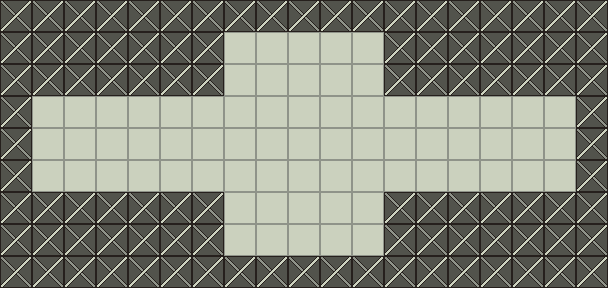

This game map was drawn from its Tiled (.tmx) file and the tilesets committed beside it. A one-line description and the full map source follow:
An orthogonal 19x9 tile map with 32x32 px tiles, 1 tile layer (Tile Layer).

<map version="1.0" orientation="orthogonal" renderorder="right-down" width="19" height="9" tilewidth="32" tileheight="32" infinite="0" backgroundcolor="#8f9389" nextlayerid="3" nextobjectid="512">
<tileset firstgid="1" name="tileset" tilewidth="32" tileheight="32" tilecount="1024" columns="5">
<image source="../tileset.png" width="160" height="160" />
</tileset>
<layer id="1" name="Tile Layer" width="19" height="9">
<data encoding="csv">
2,2,2,2,2,2,2,2,2,2,2,2,2,2,2,2,2,2,2,
2,2,2,2,2,2,2,1,1,1,1,1,2,2,2,2,2,2,2,
2,2,2,2,2,2,2,1,1,1,1,1,2,2,2,2,2,2,2,
2,1,1,1,1,1,1,1,1,1,1,1,1,1,1,1,1,1,2,
2,1,1,1,1,1,1,1,1,1,1,1,1,1,1,1,1,1,2,
2,1,1,1,1,1,1,1,1,1,1,1,1,1,1,1,1,1,2,
2,2,2,2,2,2,2,1,1,1,1,1,2,2,2,2,2,2,2,
2,2,2,2,2,2,2,1,1,1,1,1,2,2,2,2,2,2,2,
2,2,2,2,2,2,2,2,2,2,2,2,2,2,2,2,2,2,2
</data>
</layer>
<objectgroup id="2" name="Object Layer">
</objectgroup>
</map>
